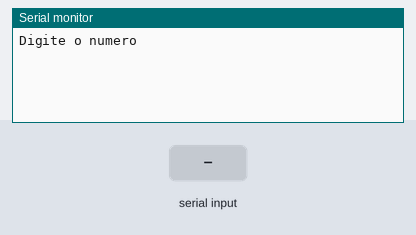
The sketch below on a simulated Arduino Uno, built with avr-gcc and run on an emulated ATmega328P. Shown: the last lines printed to the serial monitor. The inputs (shaded band) are chosen by the test bench.

Above: at 1.2 s.
1.3 s: "90,45\n" received over Serial
At 2.4 s:
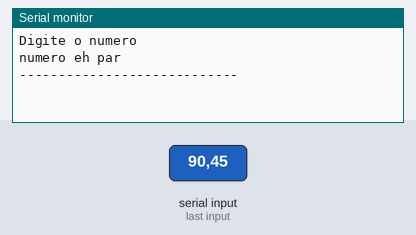
At 9.6 s:
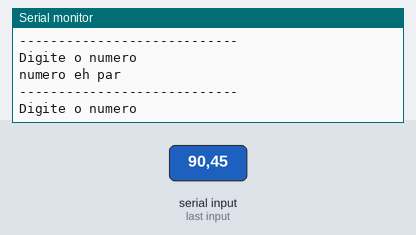

Measured:
- after the input at 1.3 s, the serial monitor: prints a new line at once (image 1)

The sketch:

condicional_ex_121.ino
```cpp
/*Faça um programa que receba um número do usuário e informe se este
número é par ou ímpar.
*/

// C++ code
//Variáveis
int numero = 0;

void setup()
{
  Serial.begin(9600);
}

void loop()
{
  Serial.println("Digite o numero");
  while ( ! Serial.available());
  numero = Serial.parseInt();

  if(numero %2 ==0 ){
   Serial.println("numero eh par");
  }else{
   Serial.println("numero eh impar");
  }

  Serial.println("----------------------------");
 delay(2000);
}
```
